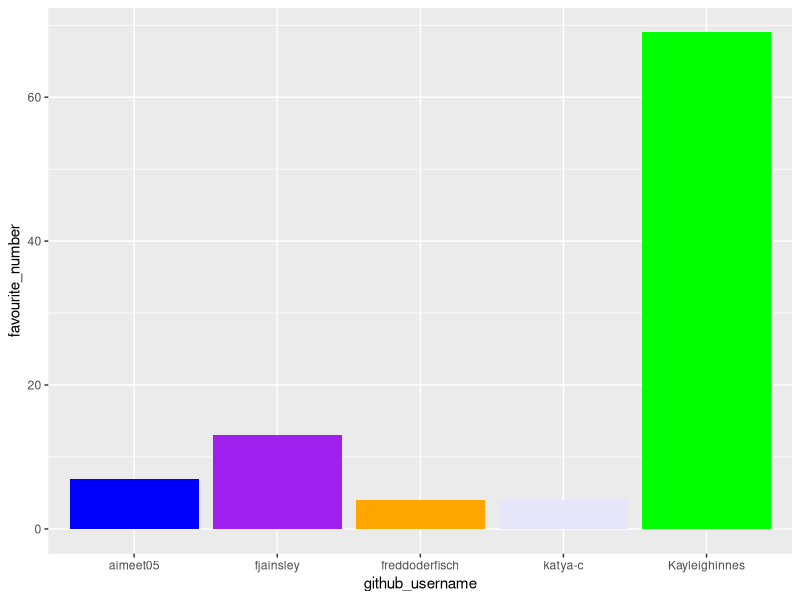
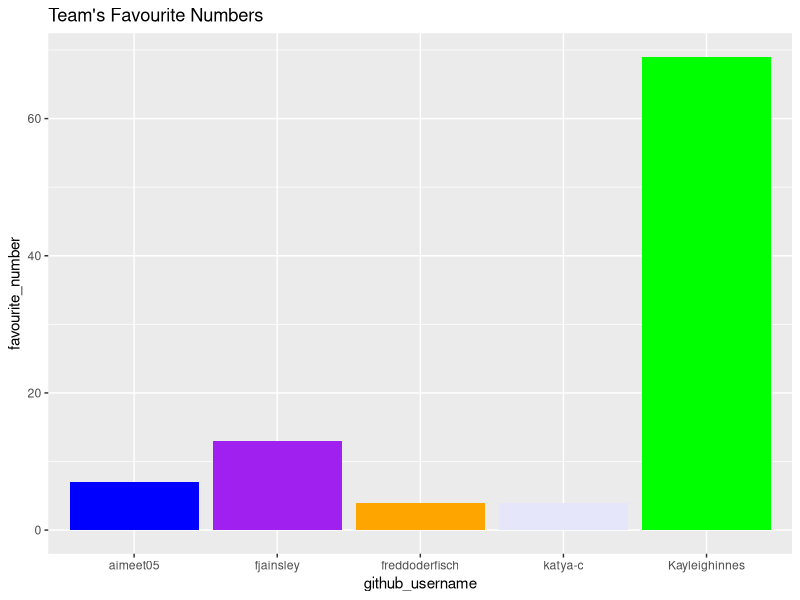
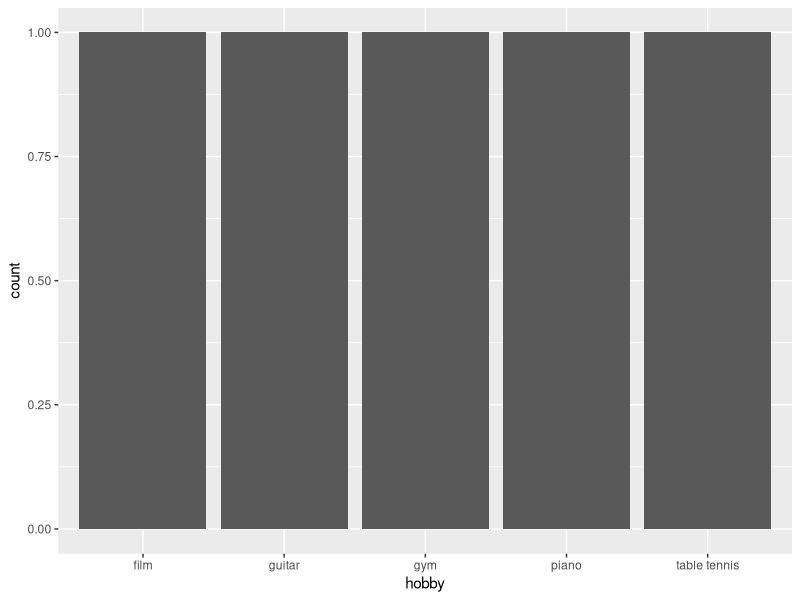

Source code (R) for these figures, in order:
## ---- chunk 1
library(tidyverse) 
## ---- chunk 2
team_data <- tibble(
  name = c("Kayleigh Innes", "Aimee Tumblety", "Felix Ainsley", 
           "Freddie Elson", "Katya Cheltsova"),
  github_username = c("Kayleighinnes", "aimeet05", "fjainsley", 
                      "freddoderfisch", "katya-c"), 
  colour = c("green", "blue", "purple", 
             "orange", "lavender"),
  hobby = c("film", "guitar", "table tennis", 
            "gym", "piano"),
  favourite_number = c(69, 7, 13, 4, 4)
  )

team_data
## ---- chunk 3
p1 <- ggplot(data = team_data, 
             mapping = aes(x = github_username, 
                           y = favourite_number,
                           fill = colour), 
             ) +
   geom_col() +
   scale_fill_identity()
p1
## ---- chunk 4
p1 + labs(x = "github_username", 
          y = "favourite_number",
          title = "Team's Favourite Numbers")
## ---- chunk 5
p2 <- ggplot(team_data, aes(x = hobby)) +
  geom_bar()
p2
